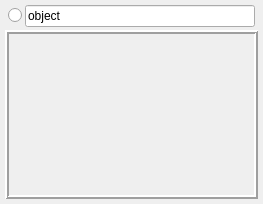
<?xml version="1.0" encoding="UTF-8"?>
<ui version="4.0">
 <class>ObjView</class>
 <widget class="QWidget" name="ObjView">
  <property name="geometry">
   <rect>
    <x>0</x>
    <y>0</y>
    <width>263</width>
    <height>204</height>
   </rect>
  </property>
  <property name="sizePolicy">
   <sizepolicy hsizetype="Expanding" vsizetype="Fixed">
    <horstretch>0</horstretch>
    <verstretch>0</verstretch>
   </sizepolicy>
  </property>
  <property name="contextMenuPolicy">
   <enum>Qt::PreventContextMenu</enum>
  </property>
  <property name="windowTitle">
   <string>Object</string>
  </property>
  <property name="autoFillBackground">
   <bool>true</bool>
  </property>
  <layout class="QGridLayout" name="gridlayout">
   <property name="leftMargin">
    <number>5</number>
   </property>
   <property name="topMargin">
    <number>5</number>
   </property>
   <property name="rightMargin">
    <number>5</number>
   </property>
   <property name="bottomMargin">
    <number>5</number>
   </property>
   <property name="spacing">
    <number>3</number>
   </property>
   <item row="0" column="2">
    <widget class="QLineEdit" name="nameline">
     <property name="text">
      <string>object</string>
     </property>
     <property name="cursorPosition">
      <number>6</number>
     </property>
    </widget>
   </item>
   <item row="1" column="0" colspan="4">
    <widget class="QFrame" name="frame">
     <property name="frameShape">
      <enum>QFrame::Box</enum>
     </property>
     <property name="frameShadow">
      <enum>QFrame::Raised</enum>
     </property>
     <property name="lineWidth">
      <number>2</number>
     </property>
     <layout class="QGridLayout" name="gridLayout_2">
      <property name="leftMargin">
       <number>3</number>
      </property>
      <property name="topMargin">
       <number>3</number>
      </property>
      <property name="rightMargin">
       <number>3</number>
      </property>
      <property name="bottomMargin">
       <number>3</number>
      </property>
      <property name="spacing">
       <number>3</number>
      </property>
     </layout>
    </widget>
   </item>
   <item row="0" column="1">
    <widget class="QRadioButton" name="radioButton">
     <property name="text">
      <string/>
     </property>
    </widget>
   </item>
  </layout>
 </widget>
 <resources/>
 <connections/>
</ui>
